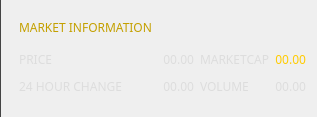
          <widget class="QGroupBox" name="ov_marketBox">
           <property name="sizePolicy">
            <sizepolicy hsizetype="Expanding" vsizetype="Expanding">
             <horstretch>0</horstretch>
             <verstretch>0</verstretch>
            </sizepolicy>
           </property>
           <property name="maximumSize">
            <size>
             <width>16777215</width>
             <height>16777215</height>
            </size>
           </property>
           <property name="styleSheet">
            <string notr="true">border: none;
border-left: 1px solid #444;
</string>
           </property>
           <property name="title">
            <string/>
           </property>
           <layout class="QGridLayout" name="gridLayout_14">
            <property name="leftMargin">
             <number>18</number>
            </property>
            <property name="topMargin">
             <number>12</number>
            </property>
            <property name="bottomMargin">
             <number>0</number>
            </property>
            <item row="1" column="0">
             <widget class="QLabel" name="label_12">
              <property name="sizePolicy">
               <sizepolicy hsizetype="Preferred" vsizetype="Preferred">
                <horstretch>0</horstretch>
                <verstretch>0</verstretch>
               </sizepolicy>
              </property>
              <property name="minimumSize">
               <size>
                <width>0</width>
                <height>21</height>
               </size>
              </property>
              <property name="maximumSize">
               <size>
                <width>16777215</width>
                <height>21</height>
               </size>
              </property>
              <property name="font">
               <font>
                <family>Poppins</family>
               </font>
              </property>
              <property name="styleSheet">
               <string notr="true">color: #ddd;
background: transparent;


border: none;</string>
              </property>
              <property name="text">
               <string>PRICE</string>
              </property>
             </widget>
            </item>
            <item row="2" column="0">
             <widget class="QLabel" name="label_11">
              <property name="sizePolicy">
               <sizepolicy hsizetype="Preferred" vsizetype="Preferred">
                <horstretch>0</horstretch>
                <verstretch>0</verstretch>
               </sizepolicy>
              </property>
              <property name="minimumSize">
               <size>
                <width>0</width>
                <height>21</height>
               </size>
              </property>
              <property name="maximumSize">
               <size>
                <width>16777215</width>
                <height>21</height>
               </size>
              </property>
              <property name="font">
               <font>
                <family>Poppins</family>
               </font>
              </property>
              <property name="styleSheet">
               <string notr="true">color: #ddd;
background: transparent;


border: none;</string>
              </property>
              <property name="text">
               <string>24 HOUR CHANGE</string>
              </property>
             </widget>
            </item>
            <item row="2" column="3">
             <widget class="QLabel" name="m_volume">
              <property name="sizePolicy">
               <sizepolicy hsizetype="Preferred" vsizetype="Preferred">
                <horstretch>0</horstretch>
                <verstretch>0</verstretch>
               </sizepolicy>
              </property>
              <property name="minimumSize">
               <size>
                <width>0</width>
                <height>21</height>
               </size>
              </property>
              <property name="maximumSize">
               <size>
                <width>16777215</width>
                <height>21</height>
               </size>
              </property>
              <property name="font">
               <font>
                <family>Poppins</family>
               </font>
              </property>
              <property name="styleSheet">
               <string notr="true">color: #ddd;
background: transparent;


border: none;</string>
              </property>
              <property name="text">
               <string notr="true">00.00</string>
              </property>
              <property name="alignment">
               <set>Qt::AlignRight|Qt::AlignTrailing|Qt::AlignVCenter</set>
              </property>
             </widget>
            </item>
            <item row="1" column="1">
             <widget class="QLabel" name="m_ccx">
              <property name="sizePolicy">
               <sizepolicy hsizetype="Preferred" vsizetype="Preferred">
                <horstretch>0</horstretch>
                <verstretch>0</verstretch>
               </sizepolicy>
              </property>
              <property name="minimumSize">
               <size>
                <width>0</width>
                <height>21</height>
               </size>
              </property>
              <property name="maximumSize">
               <size>
                <width>16777215</width>
                <height>21</height>
               </size>
              </property>
              <property name="font">
               <font>
                <family>Poppins</family>
               </font>
              </property>
              <property name="styleSheet">
               <string notr="true">color: #ddd;
background: transparent;


border: none;</string>
              </property>
              <property name="text">
               <string notr="true">00.00</string>
              </property>
              <property name="alignment">
               <set>Qt::AlignRight|Qt::AlignTrailing|Qt::AlignVCenter</set>
              </property>
             </widget>
            </item>
            <item row="2" column="1">
             <widget class="QLabel" name="m_24hChange">
              <property name="sizePolicy">
               <sizepolicy hsizetype="Preferred" vsizetype="Preferred">
                <horstretch>0</horstretch>
                <verstretch>0</verstretch>
               </sizepolicy>
              </property>
              <property name="minimumSize">
               <size>
                <width>0</width>
                <height>21</height>
               </size>
              </property>
              <property name="maximumSize">
               <size>
                <width>16777215</width>
                <height>21</height>
               </size>
              </property>
              <property name="font">
               <font>
                <family>Poppins</family>
               </font>
              </property>
              <property name="styleSheet">
               <string notr="true">color: #ddd;
background: transparent;


border: none;</string>
              </property>
              <property name="text">
               <string notr="true">00.00</string>
              </property>
              <property name="alignment">
               <set>Qt::AlignRight|Qt::AlignTrailing|Qt::AlignVCenter</set>
              </property>
             </widget>
            </item>
            <item row="2" column="2">
             <widget class="QLabel" name="label_7">
              <property name="sizePolicy">
               <sizepolicy hsizetype="Preferred" vsizetype="Preferred">
                <horstretch>0</horstretch>
                <verstretch>0</verstretch>
               </sizepolicy>
              </property>
              <property name="minimumSize">
               <size>
                <width>0</width>
                <height>21</height>
               </size>
              </property>
              <property name="maximumSize">
               <size>
                <width>16777215</width>
                <height>21</height>
               </size>
              </property>
              <property name="font">
               <font>
                <family>Poppins</family>
               </font>
              </property>
              <property name="styleSheet">
               <string notr="true">color: #ddd;
background: transparent;


border: none;</string>
              </property>
              <property name="text">
               <string>VOLUME</string>
              </property>
             </widget>
            </item>
            <item row="1" column="3">
             <widget class="QLabel" name="m_marketCap">
              <property name="sizePolicy">
               <sizepolicy hsizetype="Preferred" vsizetype="Preferred">
                <horstretch>0</horstretch>
                <verstretch>0</verstretch>
               </sizepolicy>
              </property>
              <property name="minimumSize">
               <size>
                <width>0</width>
                <height>21</height>
               </size>
              </property>
              <property name="maximumSize">
               <size>
                <width>16777215</width>
                <height>21</height>
               </size>
              </property>
              <property name="font">
               <font>
                <family>Poppins</family>
               </font>
              </property>
              <property name="styleSheet">
               <string notr="true">color: #ddd;
background: transparent;


border: none;</string>
              </property>
              <property name="text">
               <string notr="true">&lt;html&gt;&lt;head/&gt;&lt;body&gt;&lt;p&gt;&lt;span style=&quot; color:#ffcb00;&quot;&gt;00.00&lt;/span&gt;&lt;/p&gt;&lt;/body&gt;&lt;/html&gt;</string>
              </property>
              <property name="alignment">
               <set>Qt::AlignRight|Qt::AlignTrailing|Qt::AlignVCenter</set>
              </property>
             </widget>
            </item>
            <item row="0" column="0" colspan="3">
             <widget class="QLabel" name="title_marketInformation">
              <property name="minimumSize">
               <size>
                <width>250</width>
                <height>31</height>
               </size>
              </property>
              <property name="maximumSize">
               <size>
                <width>300</width>
                <height>31</height>
               </size>
              </property>
              <property name="font">
               <font>
                <family>Poppins</family>
               </font>
              </property>
              <property name="styleSheet">
               <string notr="true">color: rgb(237, 212, 0);
background: transparent;
border: none;
text-align: left;
</string>
              </property>
              <property name="text">
               <string>&lt;html&gt;&lt;head/&gt;&lt;body&gt;&lt;p&gt;&lt;span style=&quot; color:#c4a000;&quot;&gt;MARKET INFORMATION&lt;/span&gt;&lt;/p&gt;&lt;/body&gt;&lt;/html&gt;</string>
              </property>
             </widget>
            </item>
            <item row="1" column="2">
             <widget class="QLabel" name="label_9">
              <property name="sizePolicy">
               <sizepolicy hsizetype="Preferred" vsizetype="Preferred">
                <horstretch>0</horstretch>
                <verstretch>0</verstretch>
               </sizepolicy>
              </property>
              <property name="minimumSize">
               <size>
                <width>0</width>
                <height>21</height>
               </size>
              </property>
              <property name="maximumSize">
               <size>
                <width>16777215</width>
                <height>21</height>
               </size>
              </property>
              <property name="font">
               <font>
                <family>Poppins</family>
               </font>
              </property>
              <property name="styleSheet">
               <string notr="true">color: #ddd;
background: transparent;


border: none;</string>
              </property>
              <property name="text">
               <string>MARKETCAP</string>
              </property>
             </widget>
            </item>
            <item row="3" column="0" rowspan="2" colspan="4">
             <widget class="QGroupBox" name="m_chartContainer">
              <property name="sizePolicy">
               <sizepolicy hsizetype="Expanding" vsizetype="Expanding">
                <horstretch>0</horstretch>
                <verstretch>0</verstretch>
               </sizepolicy>
              </property>
              <property name="styleSheet">
               <string notr="true">border:none;</string>
              </property>
              <layout class="QVBoxLayout" name="verticalLayout_9">
               <property name="spacing">
                <number>0</number>
               </property>
               <property name="leftMargin">
                <number>0</number>
               </property>
               <property name="topMargin">
                <number>0</number>
               </property>
               <property name="rightMargin">
                <number>0</number>
               </property>
               <property name="bottomMargin">
                <number>0</number>
               </property>
              </layout>
             </widget>
            </item>
           </layout>
          </widget>
